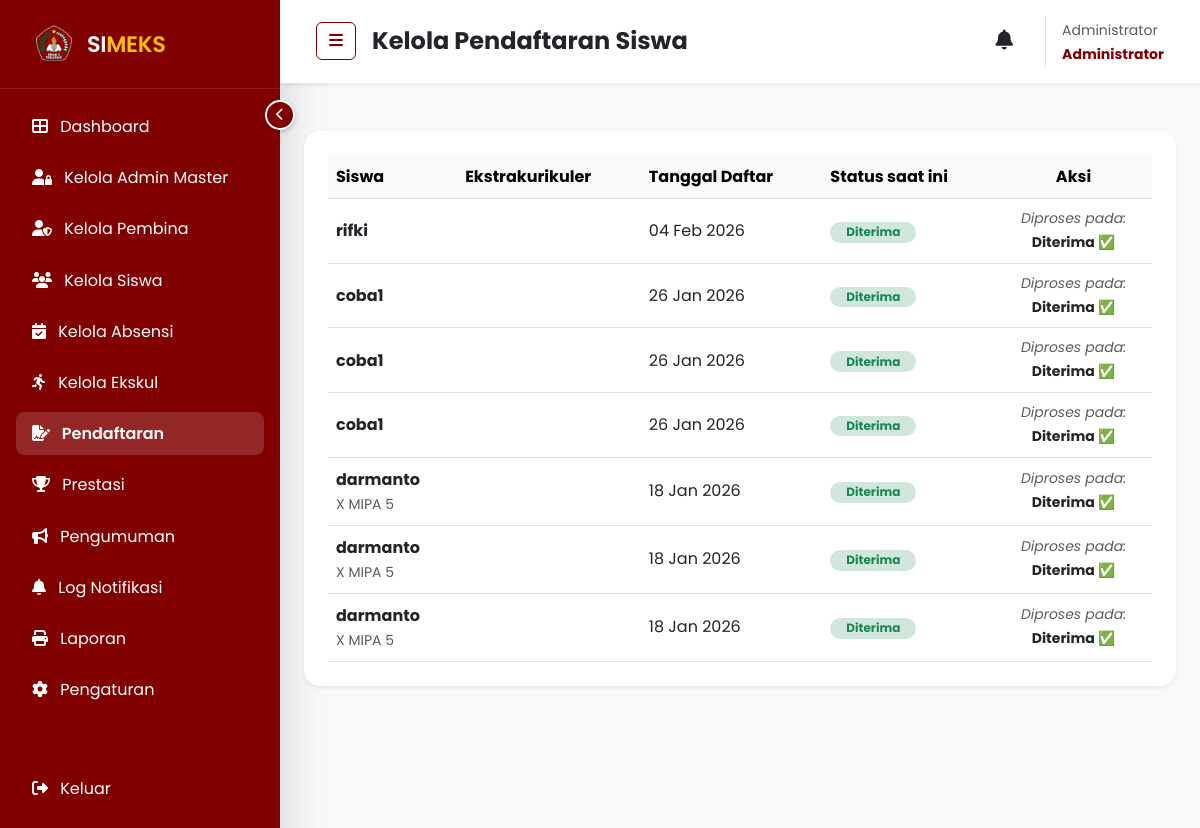
Screenshot of /admin/kelola-pendaftaran.php (signed in) with the database file from the repository.
### tables this page shows
CREATE TABLE `pendaftaran` (
  `id` int(11) NOT NULL,
  `user_id` int(11) DEFAULT NULL,
  `eskul_id` int(11) DEFAULT NULL,
  `tanggal_daftar` date DEFAULT NULL,
  `status` enum('menunggu','diterima','ditolak') DEFAULT 'menunggu',
  `catatan` text DEFAULT NULL
);

CREATE TABLE `users` (
  `id` int(11) NOT NULL,
  `nisn` varchar(20) DEFAULT NULL,
  `nama` varchar(100) NOT NULL,
  `email` varchar(100) NOT NULL,
  `password` varchar(255) NOT NULL,
  `kelas` varchar(50) DEFAULT NULL,
  `role` enum('admin','siswa') DEFAULT 'siswa',
  `foto` varchar(255) DEFAULT 'default.png',
  `created_at` timestamp NOT NULL DEFAULT current_timestamp()
);

### admin/kelola-pendaftaran.php (the view, shortened to what this page needs)
<?php
include '../config/koneksi.php';
$is_admin = (isset($_SESSION['admin_data']) && $_SESSION['admin_data']['role'] === 'admin');
if ($is_admin) {
    $pendaftaran = $koneksi->query("
        SELECT p.*, u.nama, u.kelas, e.nama_eskul
        FROM pendaftaran p
        JOIN users u ON p.user_id = u.id
        JOIN eskul e ON p.eskul_id = e.id
        ORDER BY p.status = 'menunggu' DESC, p.tanggal_daftar DESC
    ")->fetchAll();
}
include '../includes/header.php';
?>
<div class="d-flex" id="wrapper">
    <?php include 'sidebar.php'; ?>
    <div id="page-content-wrapper" class="w-100 bg-light">
        <?php
        include '../includes/admin_nav.php';
        ?>
        <div class="container-fluid p-4">
            <div class="card border-0 shadow-sm rounded-4 p-4">
                <div class="table-responsive">
                    <table class="table table-hover align-middle mb-0">
                        <thead class="table-light">
                            <tr>
                                <th>Siswa</th>
                                <th>Ekstrakurikuler</th>
                                <th>Tanggal Daftar</th>
                                <th>Status saat ini</th>
                                <th class="text-center">Aksi</th>
                            </tr>
                        </thead>
                        <tbody>
                            <?php if (empty($pendaftaran)): ?>
                                <tr>
                                    <td colspan="5" class="text-center text-muted py-4">Belum ada data pendaftaran.</td>
                                </tr>
                            <?php else: ?>
                                <?php foreach ($pendaftaran as $row): ?>
                                    <tr>
                                        <td>
                                            <div class="fw-bold text-dark"><?php echo htmlspecialchars($row->nama); ?></div>
                                            <div class="small text-muted"><?php echo htmlspecialchars($row->kelas); ?></div>
                                        </td>
                                        <td><span class="badge bg-maroon-light px-3 rounded-pill"><?php echo htmlspecialchars($row->nama_eskul); ?></span></td>
                                        <td class="text-dark"><?php echo date('d M Y', strtotime($row->tanggal_daftar)); ?></td>
                                        <td>
                                            <?php
                                                $badge = 'bg-warning-subtle text-warning';
                                                if ($row->status == 'diterima') $badge = 'bg-success-subtle text-success';
                                            ?>
                                            <span class="badge <?php echo $badge; ?> px-3 rounded-pill text-capitalize"><?php echo $row->status; ?></span>
                                        </td>
                                        <td class="text-center">
                                             <?php if ($row->status == 'menunggu'): ?>
                                                 <div class="d-flex justify-content-center gap-1">
                                                     <form method="POST" style="display:inline;">
                                                         <input type="hidden" name="id" value="<?php echo $row->id; ?>">
                                                         <input type="hidden" name="status" value="diterima">
                                                         <button type="submit" class="btn btn-sm btn-success rounded-pill px-3" onclick="return confirm('Terima pendaftaran ini?')">
                                                             <i class="fas fa-check me-1"></i> Terima
                                                         </button>
                                                     </form>
                                                     <button type="button" class="btn btn-sm btn-outline-danger rounded-pill px-3"
                                                             data-bs-toggle="modal"
                                                             data-bs-target="#rejectModal<?php echo $row->id; ?>">
                                                         <i class="fas fa-times me-1"></i> Tolak
                                                     </button>
                                                 </div>
                                                 <div class="modal fade" id="rejectModal<?php echo $row->id; ?>" tabindex="-1" aria-hidden="true">
                                                     <div class="modal-dialog modal-dialog-centered">
                                                         <div class="modal-content rounded-4 border-0 shadow text-dark text-start">
                                                             <form method="POST">
                                                                 <div class="modal-header border-0 pb-0">
                                                                     <h5 class="modal-title fw-bold">Alasan Penolakan</h5>
                                                                     <button type="button" class="btn-close" data-bs-dismiss="modal" aria-label="Close"></button>
                                                                 </div>
                                                                 <div class="modal-body">
                                                                     <input type="hidden" name="id" value="<?php echo $row->id; ?>">
                                                                     <input type="hidden" name="status" value="ditolak">
                                                                     <div class="mb-3">
                                                                         <label class="form-label small fw-bold">Berikan alasan pendaftaran ditolak:</label>
                                                                         <textarea name="catatan" class="form-control rounded-3" rows="3" placeholder="Contoh: Kuota penuh, Persyaratan tidak lengkap, dll." required></textarea>
                                                                     </div>
                                                                 </div>
                                                                 <div class="modal-footer border-0 pt-0">
                                                                     <button type="button" class="btn btn-light rounded-pill px-4" data-bs-dismiss="modal">Batal</button>
                                                                     <button type="submit" class="btn btn-danger rounded-pill px-4">Kirim Penolakan</button>
                                                                 </div>
                                                             </form>
                                                         </div>
                                                     </div>
                                                 </div>
                                             <?php else: ?>
                                                 <div class="d-flex flex-column align-items-center text-dark">
                                                     <span class="text-muted small fst-italic">Diproses pada:</span>
                                                     <span class="small fw-bold"><?php echo $row->status == 'diterima' ? 'Diterima ✅' : 'Ditolak ❌'; ?></span>
                                                 </div>
                                             <?php endif; ?>
                                         </td>
                                     </tr>
                                 <?php endforeach; ?>
                             <?php endif; ?>
                         </tbody>
                     </table>
                 </div>
             </div>
         </div>
     </div>
 </div>
 <?php include '../includes/footer.php'; ?>

### assets/style.css (style rules this page uses)
:root { --maroon: #800000; --maroon-dark: #5a0000; --maroon-light: #a31515; --gold: #FFC107; --gray-bg: #f8f9fa; --text-body: #555555; --text-heading: #212529; --card-radius: 16px; --shadow-soft: 0 10px 40px rgba(0, 0, 0, 0.08); --shadow-hover: 0 20px 50px rgba(128, 0, 0, 0.2); --shadow-premium: 0 15px 45px rgba(0, 0, 0, 0.1); --fs-h1: clamp(2.5rem, 5vw + 1rem, 4.5rem); --fs-h2: clamp(2rem, 4vw + 1rem, 3rem); --fs-lead: clamp(1rem, 2vw + 0.5rem, 1.25rem); }
body { font-family: 'Poppins', sans-serif; background-color: #ffffff; color: var(--text-body); line-height: 1.7; overflow-x: hidden; }
#wrapper { overflow-x: hidden; }

### rows the page displays
pendaftaran: user.nama "rifki", tanggal_daftar "04 Feb 2026", status "Diterima", shows "Diproses pada:", shows "Diterima ✅"
pendaftaran: user.nama "coba1", tanggal_daftar "26 Jan 2026", status "Diterima", shows "Diproses pada:", shows "Diterima ✅"
pendaftaran: user.nama "coba1", tanggal_daftar "26 Jan 2026", status "Diterima", shows "Diproses pada:", shows "Diterima ✅"
pendaftaran: user.nama "coba1", tanggal_daftar "26 Jan 2026", status "Diterima", shows "Diproses pada:", shows "Diterima ✅"
pendaftaran: user.nama "darmanto", user.kelas "X MIPA 5", tanggal_daftar "18 Jan 2026", status "Diterima", shows "Diproses pada:", shows "Diterima ✅"
pendaftaran: user.nama "darmanto", user.kelas "X MIPA 5", tanggal_daftar "18 Jan 2026", status "Diterima", shows "Diproses pada:", shows "Diterima ✅"
pendaftaran: user.nama "darmanto", user.kelas "X MIPA 5", tanggal_daftar "18 Jan 2026", status "Diterima", shows "Diproses pada:", shows "Diterima ✅"

### other values shown
$navTitle "Kelola Pendaftaran Siswa"
$_SESSION['master_data']['nama'] "Administrator"
